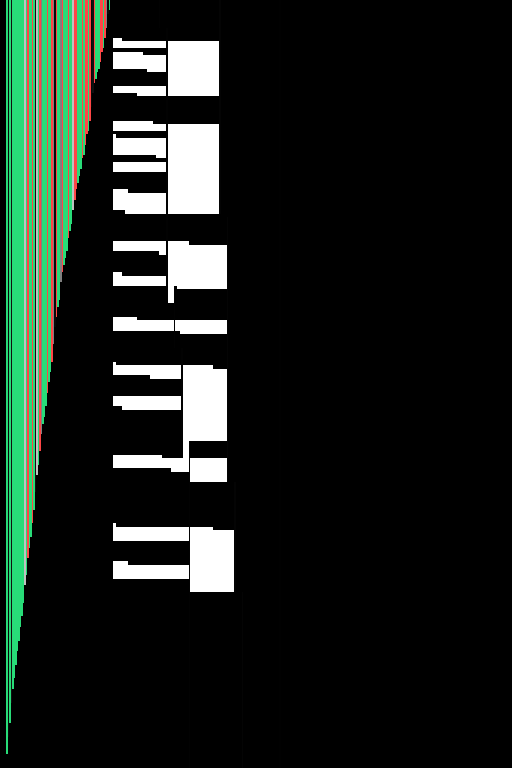

Here is the Python script that generated this plot:
"""Cave carnival: caves open, caves close, every kind in its own colour.

Two stoppers sit inside the band (a near one at first, a far one beyond it) and
an outer rim closes the band.  A rate tape left of the anchor is read once per
pass; each rate letter is a different kind of pass with its own paint tone:

    a  full pass, rim +1                      tone 5
    b  full pass, rim +5                      tone 6
    c  stub to the near stopper               tone 7
    d  stub to the far stopper                tone 9
    e  full pass, rim +5, near stopper +5     tone g
    f  full pass, rim +5, far stopper +5      tone h

A stub paints only out to its stopper, so the band beyond stays dark; a later
full pass sweeps over that dark gap and seals it with a stroke in that pass's
colour.  Caves come out in two different depths, at whatever width the stoppers
and rim happen to have, and each one is ringed by strokes of several colours.
Running out of rate tape halts the machine.

Symbols: '0' anchor, '1' rim, '2' near stopper, '3' far stopper, '4' spent rate
cell, '8' end sentinel, tones '5' '6' '7' '9' 'g' 'h', rates 'a'..'f'.
States: 0 read the rate, 1x walk to the anchor, 2x pass, 3x rim push, 5x stopper
shunt, 40 walk home.
"""

ANCHOR, RIM, NEAR, FAR, SPENT, END = '0', '1', '2', '3', '4', '8'
TONES = ['5', '6', '7', '9', 'g', 'h']
RATES = list('abcdef')
TONE = dict(zip(RATES, TONES))
STOP = {'a': None, 'b': None, 'c': NEAR, 'd': FAR, 'e': None, 'f': None}
RIM_PUSH = {'a': 1, 'b': 5, 'c': 0, 'd': 0, 'e': 5, 'f': 5}
SHUNT = {'e': NEAR, 'f': FAR}
SHUNT_LEN = 5
HOME = '40'
BODY = (RIM, NEAR, FAR)


def chain_rules(R, first, length, who, after):
    """Walk right `length` cells then write `who` and continue in `after`."""
    names = [first] + ['%s%s' % (first, 'abcde'[i]) for i in range(length - 1)]
    for i, name in enumerate(names[:-1]):
        nxt = names[i + 1]
        R.append('%s _ _ r %s' % (name, nxt))
        for t in TONES:
            R.append('%s %s %s r %s' % (name, t, t, nxt))
        for s in BODY:
            R.append('%s %s %s r %s' % (name, s, s, nxt))
    last = names[-1]
    R.append('%s _ %s r %s' % (last, who, after))
    for t in TONES:
        R.append('%s %s %s r %s' % (last, t, who, after))
    for s in BODY:
        R.append('%s %s %s r %s' % (last, s, who, after))
    return names


def machine():
    R = ['0 %s %s l 0' % (SPENT, SPENT),
         '0 %s %s l 0' % (ANCHOR, ANCHOR),
         '0 _ _ l 0',
         '0 %s %s l halt' % (END, END)]
    for t in TONES:
        R.append('0 %s %s l 0' % (t, t))
    for s in BODY:
        R.append('0 %s %s l 0' % (s, s))
    for sym in RATES:
        R.append('0 %s %s r 1%s' % (sym, SPENT, sym))
        R += ['1%s %s %s r 1%s' % (sym, SPENT, SPENT, sym),
              '1%s %s %s r 2%s' % (sym, ANCHOR, ANCHOR, sym)]
    for sym in RATES:
        tone, p = TONE[sym], '2' + sym
        R.append('%s _ %s r %s' % (p, tone, p))
        for t in TONES:
            R.append('%s %s %s r %s' % (p, t, tone, p))
        for s in (NEAR, FAR):
            if STOP[sym] == s:
                R.append('%s %s %s l %s' % (p, s, s, HOME))
            elif SHUNT.get(sym) == s:
                R.append('%s %s _ r 5%s' % (p, s, sym))
            else:
                R.append('%s %s %s r %s' % (p, s, s, p))
        if STOP[sym] is None:
            R.append('%s %s _ r 3%s' % (p, RIM, sym))
            R.append('%s %s %s l %s' % (p, RIM, RIM, HOME))
        else:
            R.append('%s %s %s l %s' % (p, RIM, RIM, HOME))
        R.append('%s %s %s l halt' % (p, END, END))
    # rim pushes: walk right k cells, drop the rim, go home
    for sym in RATES:
        k = RIM_PUSH[sym]
        if k:
            chain_rules(R, '3' + sym, k, RIM, HOME)
    # stopper shunts: drop the stopper k cells further out, then keep sweeping
    for sym, who in SHUNT.items():
        chain_rules(R, '5' + sym, SHUNT_LEN, who, '2' + sym)
    # walk home doing nothing at all
    R.append('%s %s %s l %s' % (HOME, ANCHOR, ANCHOR, '0'))
    R.append('%s _ _ l %s' % (HOME, HOME))
    for t in TONES:
        R.append('%s %s %s l %s' % (HOME, t, t, HOME))
    for s in BODY:
        R.append('%s %s %s l %s' % (HOME, s, s, HOME))
    R.sort(key=lambda line: '9' in line)
    return '\n'.join(R) + '\n'


def rate(n, seed):
    import random
    rnd = random.Random(seed)
    return [rnd.choice('ccddab' + 'ef' + 'c' * 6) for _ in range(n)]


def start_tape(n=70, seed=5, near=30, far=70, rim=110):
    cells = {}
    for i, sym in enumerate(rate(n, seed)):
        cells[-n - 1 + i] = sym
    cells[-1] = ANCHOR
    cells[-n - 2] = END
    cells[near] = NEAR
    cells[far] = FAR
    cells[rim] = RIM
    cells[rim + 150] = END
    left = ''.join(cells.get(c, '_') for c in range(-n - 2, 0))
    right = ''.join(cells.get(c, '_') for c in range(0, rim + 152))
    return left + '*' + right


if __name__ == '__main__':
    from sim import Session, draw
    text = machine()
    open('carnival.txt', 'w').write(text)
    s = Session(0, None, morphett=text, init=start_tape())
    i = s.advance(4000000)
    print('halted', i['halted'], 'step', i['step'], 'cells', i['ones'],
          'span', i['lo'], i['hi'], 'rules', len(text.splitlines()),
          'symbols', s.symbols)
    draw(s.snapshot()).save('carnival.png')
